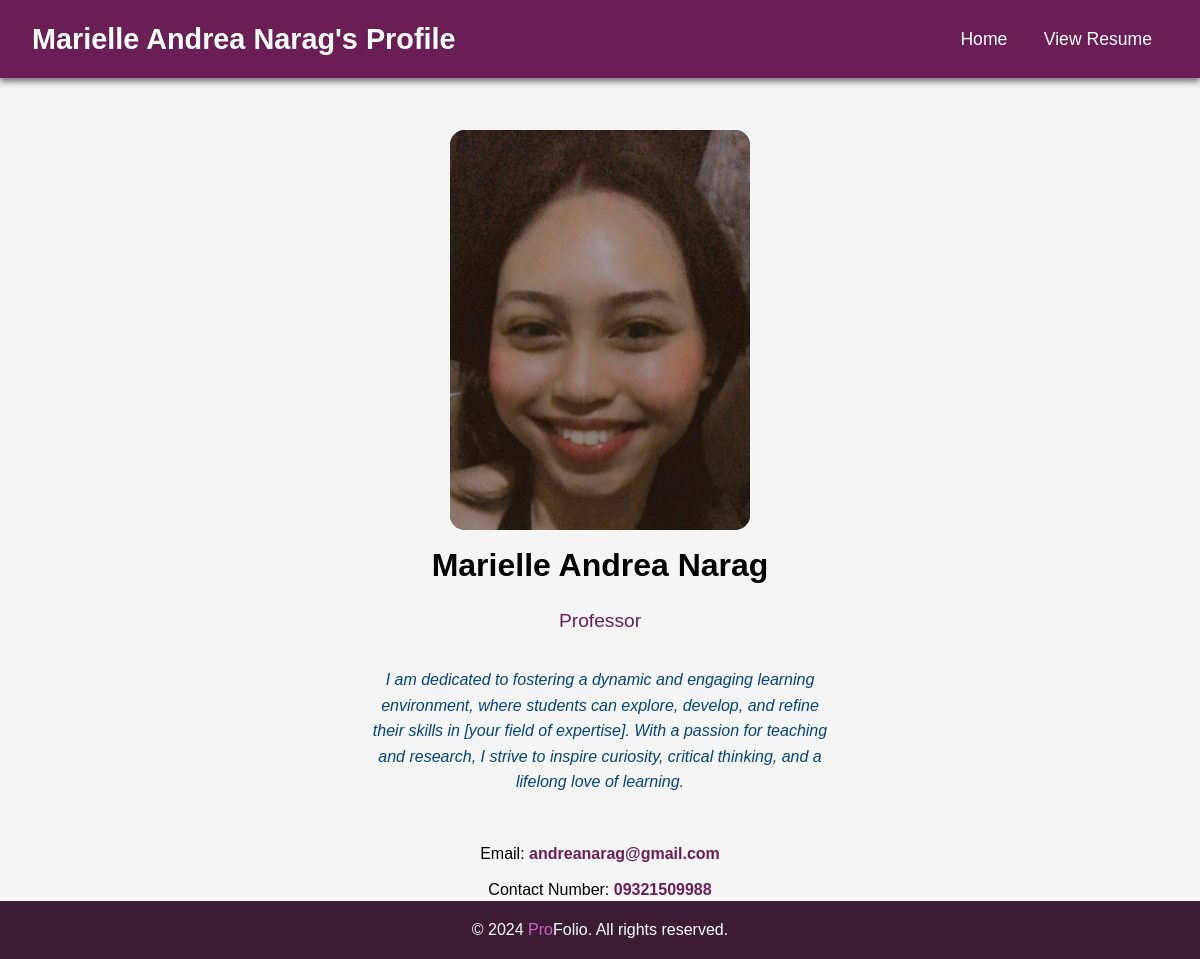
The page /profiles.php?user=Marielle+Andrea+Narag on the database its author committed.
### tables this page shows
CREATE TABLE `users` (
  `userID` int(11) NOT NULL,
  `name` varchar(255) NOT NULL,
  `email` varchar(255) NOT NULL,
  `password` varchar(255) NOT NULL,
  `contactNumber` varchar(13) NOT NULL,
  `description` text NOT NULL,
  `currentJobPosition` varchar(100) NOT NULL,
  `image` varchar(100) NOT NULL,
  `resume` varchar(100) NOT NULL
);

### profiles.php (the view, shortened to what this page needs)
<?php
$host = "localhost";
$dbname = "profolio";
$username = "root";
$password = "";
try {
    $pdo = new PDO("mysql:host=$host;dbname=$dbname", $username, $password);
    $pdo->setAttribute(PDO::ATTR_ERRMODE, PDO::ERRMODE_EXCEPTION);
} catch (PDOException $e) {
    die("Could not connect to the database: " . $e->getMessage());
}
if (isset($_GET['user'])) {
    $user = $_GET['user'];
    $stmt = $pdo->prepare("SELECT * FROM users WHERE name = :name");
    $stmt->execute(['name' => $user]);
    $profile = $stmt->fetch(PDO::FETCH_ASSOC);
    $imageFile = !empty($profile['image']) ? htmlspecialchars($profile['image']) : "default-avatar.png";
    $resumeFile = isset($profile['resume']) && !empty($profile['resume']) ? $profile['resume'] : null;
} else {
    echo "Profile not found.";
    exit;
}
?>
<!DOCTYPE html>
<html lang="en">
<head>
    <link rel="stylesheet" href="styles.css">
</head>
<body>
    <header>
        <h1><?= htmlspecialchars($profile['name']) ?>'s Profile</h1>
        <nav>
            <a href="main_index.php">Home</a>
        <?php
        if ($resumeFile) {
             echo "<a href='{$resumeFile}' target='_blank'>View Resume</a>";
        } else {
            echo "<span>No Resume Available</span>";
        }
        ?>
        </nav>
    </header>
    <main style="display: flex; flex-direction: column; align-items: center; justify-content: center; margin: 20px auto;">
        <div style="width: 300px; height: 400px; border-radius: 15px; overflow: hidden; background-color: #003d5c;">
            <img src="<?= $imageFile ?>" alt="Profile Picture"
                 style="width: 100%; height: 100%; object-fit: cover; display: block;" />
        </div>
        <h3 style="font-size: 2em; margin: 10px 0;"><?= htmlspecialchars($profile['name']) ?></h3>
        <p style="font-size: 1.2em; color: #6A1E55; margin: 5px 0 15px;">
           <?= htmlspecialchars($profile['currentJobPosition'] ?? 'Not Specified') ?>
        </p>
        <p style="font-size: 1em; line-height: 1.6; margin: 15px; text-align: center; display: flex; justify-content: center; align-items: center; height: 100%; width: 40%; font-style: italic;">
            <?= htmlspecialchars($profile['description'] ?? 'No description provided.') ?>
        </p>
        <p style="font-size: 1em; margin: 15px 0 5px; color: black">
            Email: <a href="mailto:<?= htmlspecialchars($profile['email']) ?>" style="color: #6A1E55; text-decoration: none; font-weight: bold;"><?= htmlspecialchars($profile['email']) ?></a>
        </p>
        <p style="font-size: 1em; margin: 5px 0; color: black">
            Contact Number: <span style="color: #6A1E55; font-weight: bold;"><?= htmlspecialchars($profile['contactNumber'] ?? 'Not Specified') ?></span>
        </p>
    </main>
    <footer>
        <p>&copy; 2024 <span class="pro">Pro</span>Folio. All rights reserved.</p>
    </footer>
</body>
</html>

### styles.css (style rules this page uses)
* { margin: 0; padding: 0; box-sizing: border-box; font-family: 'Arial', sans-serif; }
body { background-color: whitesmoke; color: black; line-height: 1.6; }
header { background: #6A1E55; color: white; padding: 1rem 2rem; display: flex; justify-content: space-between; align-items: center; box-shadow: 0 4px 6px rgba(0, 0, 0, 0.5); text-align: center; }
header h1 { font-size: 1.8rem; font-weight: bold; margin: 0; }
span.pro { color: #cf67ca; }
nav a { color: white; text-decoration: none; margin: 0 1rem; font-size: 1.1rem; transition: color 0.3s ease; }
main { padding: 2rem; text-align: center; }
main p { font-size: 1.2rem; color: #02457a; margin-bottom: 2rem; }
a { display: inline-block; margin-top: 1rem; color: whitesmoke; text-decoration: none; }
footer { background: #3B1C32; color: white; text-align: center; padding: 1rem 0; position: fixed; bottom: 0; width: 100%; }

### rows shown on the page
users: name "Marielle Andrea Narag", image (picture), currentJobPosition "Professor", description "I am dedicated to fostering a dynamic and engaging learning environment, where students can explore, develop, and refine their skills in [your field of expertise]. With a passion for teaching and research, I strive to inspire curiosity, critical thinking, and a lifelong love of learning.", email "andreanarag@gmail.com", contactNumber "09321509988"
